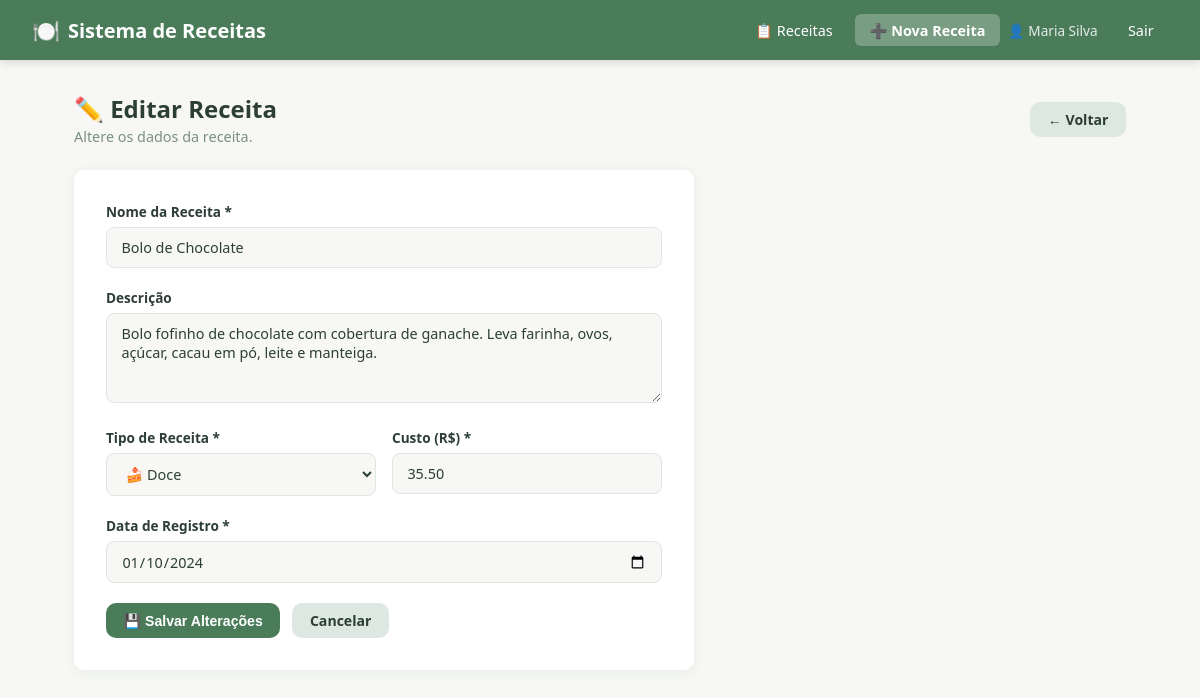
The app's page /receita_form.php?id=1 (signed in) with its own data.
### tables this page shows
CREATE TABLE IF NOT EXISTS receita (
    id INT AUTO_INCREMENT PRIMARY KEY,
    nome VARCHAR(150) NOT NULL,
    descricao TEXT,
    data_registro DATE NOT NULL,
    custo DECIMAL(10,2) NOT NULL DEFAULT 0.00,
    tipo_receita ENUM('doce', 'salgada') NOT NULL,
    criado_em TIMESTAMP DEFAULT CURRENT_TIMESTAMP
);

### includes/auth.php (called while the page is built, shortened)
<?php
function nomeUsuario() {
    return $_SESSION['usuario_nome'] ?? 'Usuário';
}
?>

### receita_form.php (the view, shortened to what this page needs)
<?php
require_once 'includes/auth.php';
$conn = conectar();
$id   = intval($_GET['id'] ?? 0);
$modo = $id ? 'editar' : 'criar';
$dados = [
    'nome'         => '',
    'descricao'    => '',
    'data_registro'=> date('Y-m-d'),
    'custo'        => '',
    'tipo_receita' => 'doce',
];
if ($modo === 'editar') {
    $stmt = $conn->prepare("SELECT * FROM receita WHERE id = ?");
    $stmt->bind_param('i', $id);
    $stmt->execute();
    $row = $stmt->get_result()->fetch_assoc();
    $dados = $row;
}
$titulo = $modo === 'criar' ? '➕ Nova Receita' : '✏️ Editar Receita';
?>
<!DOCTYPE html>
<html lang="pt-BR">
<head>
    <link rel="stylesheet" href="assets/css/style.css">
</head>
<body>
<nav class="navbar">
    <a href="index.php" class="brand"><span>🍽️</span> Sistema de Receitas</a>
    <div class="nav-links">
        <a href="index.php">📋 Receitas</a>
        <a href="receita_form.php" class="active">➕ Nova Receita</a>
        <span class="user-info">👤 <?= htmlspecialchars(nomeUsuario()) ?></span>
        <a href="logout.php">Sair</a>
    </div>
</nav>
<div class="container">
    <div class="page-header">
        <div>
            <h1><?= $titulo ?></h1>
            <p><?= $modo === 'criar' ? 'Preencha os dados para cadastrar uma nova receita.' : 'Altere os dados da receita.' ?></p>
        </div>
        <a href="index.php" class="btn btn-secondary">← Voltar</a>
    </div>
    <div class="form-card">
        <form method="POST" action="receita_form.php<?= $modo === 'editar' ? "?id=$id" : '' ?>">
            <div class="form-group">
                <label for="nome">Nome da Receita *</label>
                <input type="text" id="nome" name="nome"
                       value="<?= htmlspecialchars($dados['nome']) ?>"
                       placeholder="Ex: Bolo de Chocolate" required>
            </div>
            <div class="form-group">
                <label for="descricao">Descrição</label>
                <textarea id="descricao" name="descricao"
                          placeholder="Descreva brevemente a receita, ingredientes principais..."><?= htmlspecialchars($dados['descricao']) ?></textarea>
            </div>
            <div class="form-row">
                <div class="form-group">
                    <label for="tipo_receita">Tipo de Receita *</label>
                    <select id="tipo_receita" name="tipo_receita" required>
                        <option value="doce"    <?= $dados['tipo_receita'] === 'doce'    ? 'selected' : '' ?>>🍰 Doce</option>
                    </select>
                </div>
                <div class="form-group">
                    <label for="custo">Custo (R$) *</label>
                    <input type="number" id="custo" name="custo" step="0.01" min="0"
                           value="<?= htmlspecialchars($dados['custo']) ?>"
                           placeholder="0,00" required>
                </div>
            </div>
            <div class="form-group">
                <label for="data_registro">Data de Registro *</label>
                <input type="date" id="data_registro" name="data_registro"
                       value="<?= htmlspecialchars($dados['data_registro']) ?>" required>
            </div>
            <div class="form-actions">
                <button type="submit" class="btn btn-primary">
                    <?= $modo === 'criar' ? '💾 Cadastrar Receita' : '💾 Salvar Alterações' ?>
                </button>
                <a href="index.php" class="btn btn-secondary">Cancelar</a>
            </div>
        </form>
    </div>
</div>
</body>
</html>

### assets/css/style.css (style rules this page uses)
* { box-sizing: border-box; margin: 0; padding: 0; }
:root { --primary: #4A7C59; --primary-dk: #355c41; --primary-lt: #e8f2ec; --accent: #E07B39; --bg: #F7F8F5; --card: #FFFFFF; --text: #2c3e35; --text-muted: #7a8f82; --border: #dde8e2; --danger: #c0392b; --danger-lt: #fdf0ef; --sweet: #d4527a; --sweet-lt: #fde8ef; --savory: #3a7bbf; --savory-lt: #e8f1fb; --shadow: 0 2px 12px rgba(74,124,89,0.10); --radius: 10px; }
body { font-family: 'Segoe UI', Tahoma, Geneva, Verdana, sans-serif; background: var(--bg); color: var(--text); min-height: 100vh; }
.navbar { background: var(--primary); color: #fff; padding: 0 2rem; display: flex; align-items: center; justify-content: space-between; height: 60px; box-shadow: 0 2px 8px rgba(0,0,0,0.15); }
.navbar .brand { font-size: 1.25rem; font-weight: 700; display: flex; align-items: center; gap: 0.5rem; color: #fff; text-decoration: none; }
.navbar .brand span { font-size: 1.4rem; }
.navbar .nav-links { display: flex; align-items: center; gap: 0.5rem; }
.navbar .nav-links a, .navbar .nav-links button { color: #fff; text-decoration: none; padding: 0.4rem 0.9rem; border-radius: 6px; font-size: 0.9rem; border: none; background: transparent; cursor: pointer; transition: background .2s; }
.navbar .nav-links a.active { background: rgba(255,255,255,.25); font-weight: 600; }
.navbar .user-info { font-size: 0.85rem; opacity: .85; margin-right: 0.5rem; }
.container { max-width: 1100px; margin: 0 auto; padding: 2rem 1.5rem; }
.page-header { display: flex; align-items: center; justify-content: space-between; margin-bottom: 1.5rem; flex-wrap: wrap; gap: 1rem; }
.page-header h1 { font-size: 1.5rem; font-weight: 700; color: var(--text); }
.page-header p { color: var(--text-muted); font-size: 0.9rem; margin-top: 2px; }
.btn { display: inline-flex; align-items: center; gap: 0.4rem; padding: 0.5rem 1.1rem; border-radius: var(--radius); font-size: 0.88rem; font-weight: 600; border: none; cursor: pointer; text-decoration: none; transition: filter .2s, transform .1s; }
.btn-primary { background: var(--primary); color: #fff; }
.btn-secondary { background: var(--border); color: var(--text); }
.form-card { background: var(--card); border-radius: var(--radius); box-shadow: var(--shadow); padding: 2rem; max-width: 620px; }
.form-group { margin-bottom: 1.25rem; }
.form-group label { display: block; font-size: 0.85rem; font-weight: 600; color: var(--text); margin-bottom: 0.4rem; }
.form-group input, .form-group select, .form-group textarea { width: 100%; padding: 0.6rem 0.9rem; border: 1.5px solid var(--border); border-radius: 8px; font-size: 0.9rem; color: var(--text); background: var(--bg); outline: none; transition: border-color .2s, box-shadow .2s; font-family: inherit; }
.form-group textarea { resize: vertical; min-height: 90px; }
.form-row { display: flex; gap: 1rem; }
.form-row .form-group { flex: 1; }
.form-actions { display: flex; gap: 0.75rem; margin-top: 0.5rem; }

### records on screen
receita: nome "Bolo de Chocolate", descricao "Bolo fofinho de chocolate com cobertura de ganache. Leva farinha, ovos, açúcar, cacau em pó, leite e manteiga.", tipo_receita "🍰 Doce", custo "35.50", data_registro "01/10/2024"

### other values on screen
nomeUsuario() "Maria Silva"
$titulo "✏️ Editar Receita"
